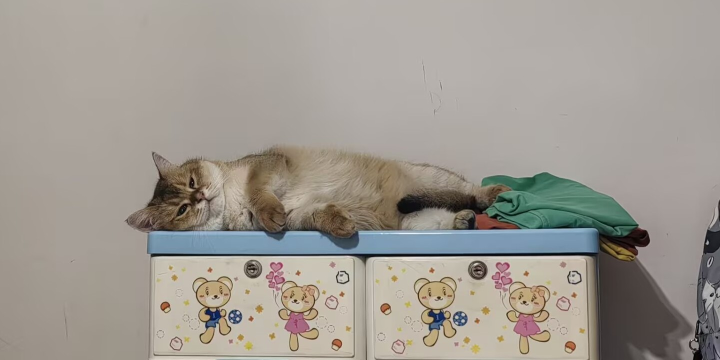
#> input picture Pangu/Cat_Experiment/04afd9a6bf31bb26af577106b6fefb0f.jpg, 1440 x 720 px (shown at 1/2 size)
$ python image_to_initial_field.py
#> lines starting #> are read from the running program, lines starting #| are printed output that depends on the picture
# 图像转气象场初始条件程序
# 根据论文中的方法：X_v(x,y) = a*I(x,y) + b
# 其中 I(x,y) 是灰度值，映射到 [-1000, 1000] 范围

import os
import sys
import numpy as np
from PIL import Image
from datetime import datetime

def load_and_convert_image(image_path, target_shape=(721, 1440)):
    """
    加载图像并转换为气象场初始条件

    Args:
        image_path: 图像文件路径
        target_shape: 目标形状 (height, width)

    Returns:
        tuple: (input_surface, input_upper) NPY数组
    """
    print(f"[INFO] Loading image from: {image_path}")

    try:
        # 加载图像
        img = Image.open(image_path)
        print(f"[OK] Image loaded, size: {img.size}")

        # 转换为灰度图
        if img.mode != 'L':
            img = img.convert('L')

        # 转换为numpy数组
        img_array = np.array(img, dtype=np.float32)
        print(f"[OK] Converted to grayscale, shape: {img_array.shape}")

        # 验证大小是否为 720x1440 (目标 721x1440)
        if img_array.shape == (720, 1440):
            # 图像是720x1440，需要补一行到721x1440
            print(f"[INFO] Image size 720×1440, adding one row from top...")
            first_row = img_array[0:1, :]  # 复制第一行(另一边)
            img_array = np.vstack([img_array, first_row])  # 添加到末尾
            print(f"[OK] Extended to: {img_array.shape}")
        elif img_array.shape != target_shape:
            print(f"[WARN] Image size {img_array.shape} != expected {target_shape}")
            print(f"       Resizing image...")
            img_resized = Image.fromarray(img_array.astype(np.uint8))
            img_resized = img_resized.resize((target_shape[1], target_shape[0]), Image.BILINEAR)
            img_array = np.array(img_resized, dtype=np.float32)
            print(f"[OK] Resized to: {img_array.shape}")

        # 归一化灰度值到 [0, 1]
        # 为了确保映射后范围正好是 [-1000, 1000]，使用图像实际的最值进行归一化
        img_min = img_array.min()
        img_max = img_array.max()
        print(f"[INFO] Original image value range: [{img_min}, {img_max}]")

        if img_max > img_min:
            img_normalized = (img_array - img_min) / (img_max - img_min)
        else:
            img_normalized = img_array / 255.0

        print(f"[OK] Normalized grayscale range: [{img_normalized.min():.4f}, {img_normalized.max():.4f}]")

        # 将灰度值映射到 [-1000, 1000]
        # 公式: X_v = a*I + b，其中 I ∈ [0, 1]，X_v ∈ [-1000, 1000]
        # 当 I=0 时，X_v=-1000; 当 I=1 时，X_v=1000
        # 因此: a=2000, b=-1000
        a = 2000.0
        b = -1000.0
        img_scaled = a * img_normalized + b

        print(f"[OK] Mapped to physical range [-1000, 1000]")
        print(f"     Range: [{img_scaled.min():.2f}, {img_scaled.max():.2f}]")

        # ===== 构造Pangu输入数据 =====
        # Surface: [4, 720, 1440] -> [mslet, u10, v10, t2m]
        # Upper: [5, 13, 720, 1440] -> [gh, q, t, u, v]
        # 所有变量统一映射到 [-1000, 1000]，不考虑物理意义

        # 地面数据：所有4个变量都直接使用缩放后的图像值
        input_surface = np.stack([
            img_scaled,  # mslet
            img_scaled,  # u10
            img_scaled,  # v10
            img_scaled   # t2m
        ], axis=0).astype(np.float32)

        print(f"[OK] Surface layer created, shape: {input_surface.shape}")
        print(f"     All variables: [{img_scaled.min():.2f}, {img_scaled.max():.2f}]")

        # 上层大气数据: [5, 13, 720, 1440]
        # 5 variables: gh, q, t, u, v
        # 13 pressure levels: 1000, 925, 850, 700, 600, 500, 400, 300, 250, 200, 150, 100, 50
        # 所有变量和所有高度都使用相同的缩放图像
        input_upper = np.zeros((5, 13, target_shape[0], target_shape[1]), dtype=np.float32)

        # 为每个变量和每个高度层分配相同的缩放图像值
        for v in range(5):  # 5 variables: gh, q, t, u, v
            for k in range(13):  # 13 pressure levels
                input_upper[v, k] = img_scaled

        print(f"[OK] Upper layer created, shape: {input_upper.shape}")
        print(f"     All variables & levels: [{img_scaled.min():.2f}, {img_scaled.max():.2f}]")

        return input_surface, input_upper

    except Exception as e:
        print(f"[ERROR] Failed to process image: {e}")
        import traceback
        traceback.print_exc()
        return None, None


def main():
    """主程序"""

    # 获取当前脚本所在目录的绝对路径
    script_dir = os.path.dirname(os.path.abspath(__file__))


    image_path = os.path.join(script_dir, '04afd9a6bf31bb26af577106b6fefb0f.jpg')

    # 尝试定位项目根目录
    current_path = script_dir
    project_root = None
    for _ in range(4): # 向上查找几层
        if os.path.exists(os.path.join(current_path, 'Input')):
            project_root = current_path
            break
        current_path = os.path.dirname(current_path)

    if project_root:
        output_dir = os.path.join(project_root, 'Input', 'Pangu', 'Cat_Experiment')
    else:
        # 如果找不到，回退到用户建议的相对路径（假设在根目录运行）
        output_dir = 'Input/Pangu/Cat_Experiment'

    print(f"[INFO] Output directory: {output_dir}")

    print("\n" + "="*70)
    print("IMAGE TO INITIAL FIELD CONVERSION")
    print("="*70)
    print(f"[START] Conversion started at {datetime.now().strftime('%Y-%m-%d %H:%M:%S')}")

    # 创建输出目录
    os.makedirs(output_dir, exist_ok=True)

    # 转换图像
    input_surface, input_upper = load_and_convert_image(image_path)
#> in load_and_convert_image, img is the input picture: PIL image 1440x720 RGB; mean R, G, B 159.1, 153.8, 146.1
#| [OK] Image loaded, size: (1440, 720)
#> in load_and_convert_image, `img = img.convert('L')`:
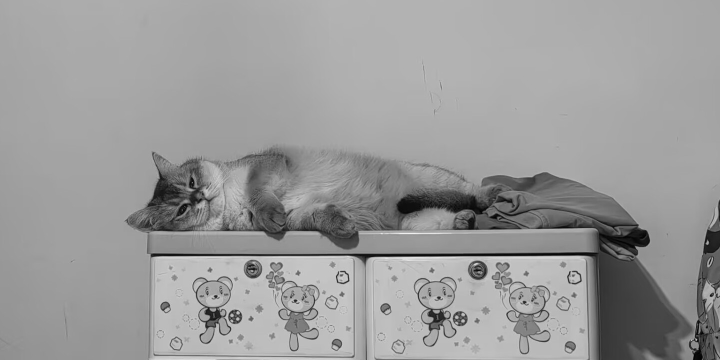
#> img: PIL image 1440x720 L (shown at 1/2 size); min 0, max 250, mean 154.5
#| [OK] Converted to grayscale, shape: (720, 1440)
#> in load_and_convert_image, `img_array = np.vstack([img_array, first_row])`:
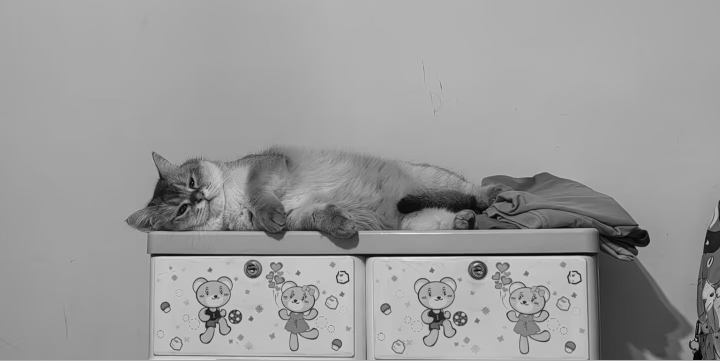
#> img_array: shape (721, 1440) float32 (shown at 1/2 size); min 0, max 250, mean 154.5
#| [OK] Extended to: (721, 1440)
#> in load_and_convert_image, `img_min = img_array.min()`: img_min = 0
#> in load_and_convert_image, `img_max = img_array.max()`: img_max = 250
#| [INFO] Original image value range: [0.0, 250.0]
#| [OK] Normalized grayscale range: [0.0000, 1.0000]
#|      Range: [-1000.00, 1000.00]
#| [OK] Surface layer created, shape: (4, 721, 1440)
#|      All variables: [-1000.00, 1000.00]
#| [OK] Upper layer created, shape: (5, 13, 721, 1440)
#|      All variables & levels: [-1000.00, 1000.00]

    if input_surface is None or input_upper is None:
        print("[ERROR] Conversion failed")
        return False

    # 保存NPY文件
    try:
        surface_path = os.path.join(output_dir, 'input_surface.npy')
        upper_path = os.path.join(output_dir, 'input_upper.npy')

        np.save(surface_path, input_surface)
        np.save(upper_path, input_upper)

        print(f"\n[OK] Files saved successfully:")
        print(f"     Surface: {surface_path}")
        print(f"     Upper:   {upper_path}")

        # 打印统计信息
        print(f"\n[STATS] Surface data (4 variables):")
        var_names = ['mslet', 'u10', 'v10', 't2m']
        for i, var_name in enumerate(var_names):
            print(f"  ✓ {var_name}: min={input_surface[i].min():.4f}, max={input_surface[i].max():.4f}")

        print(f"\n[STATS] Upper data (5 variables × 13 levels):")
        var_names = ['gh', 'q', 't', 'u', 'v']
        for i, var_name in enumerate(var_names):
            print(f"  ✓ {var_name}: min={input_upper[i].min():.4f}, max={input_upper[i].max():.4f}")

        print(f"\n[OK] Conversion completed successfully!")
        return True

    except Exception as e:
        print(f"[ERROR] Failed to save files: {e}")
        return False


if __name__ == '__main__':
    success = main()
#> (the run stopped early here; a loop or call above may not have finished)
